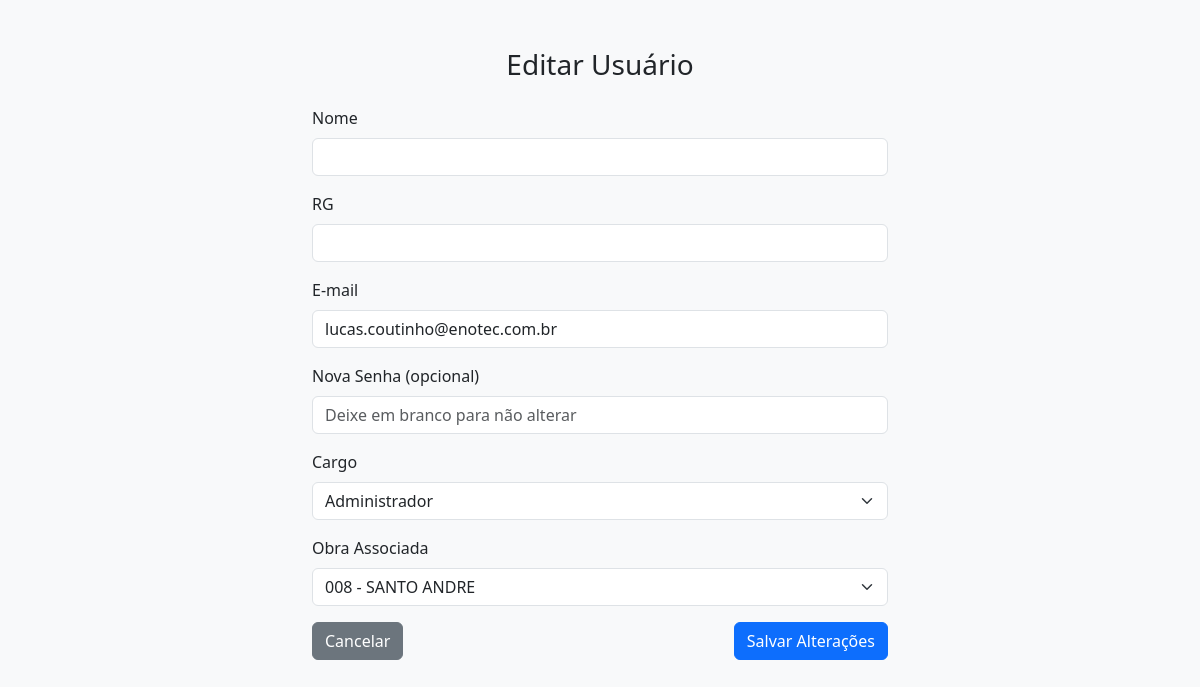
/usuarios/3/editar, run on an earlier commit of the app's database.
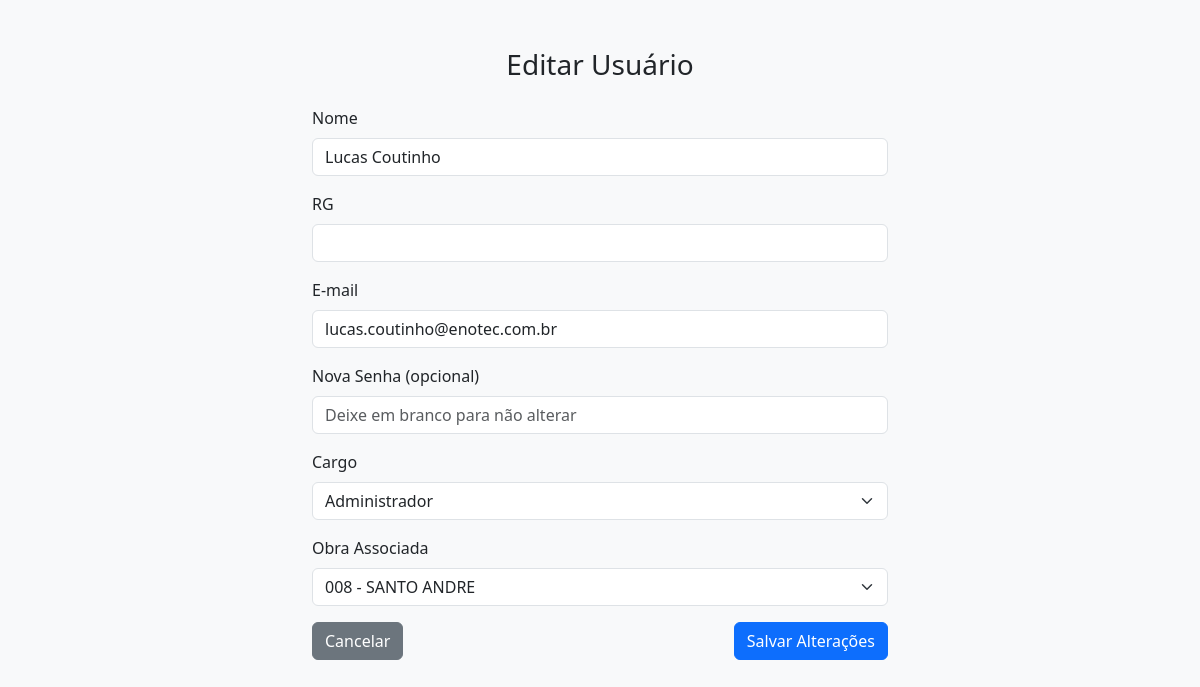
And on a later commit of the database.
### app/models.py (models this page shows)
class User(db.Model):
    id = db.Column(db.Integer, primary_key=True)
    nome = db.Column(db.String(100), nullable=True)  # <-- temporariamente
    email = db.Column(db.String(120), unique=True, nullable=False)
    password = db.Column(db.String(120), nullable=False)
    cargo = db.Column(db.String(50), default="usuario")
    rg = db.Column(db.String(20), nullable=True)  # ✅ Adicionado aqui
    obra_id = db.Column(db.Integer, db.ForeignKey('obra.id'))
    obra = db.relationship('Obra', backref='usuarios')

class Obra(db.Model):
    id = db.Column(db.Integer, primary_key=True)
    nome = db.Column(db.String(100), nullable=False)
    descricao = db.Column(db.Text)
    endereco = db.Column(db.String(255))
    responsavel = db.Column(db.String(100))
    data_inicio = db.Column(db.Date)
    data_fim = db.Column(db.Date)
    criado_em = db.Column(db.DateTime, default=datetime.utcnow)

### app/auth/routes.py (the view, shortened to what this page needs)
@auth_bp.route('/usuarios/<int:user_id>/editar', methods=['GET', 'POST'])
def editar_usuario(user_id):
    usuario = User.query.get_or_404(user_id)
    obras = Obra.query.all()
    return render_template('usuarios/editar_usuario.html', usuario=usuario, obras=obras)

### templates/usuarios/editar_usuario.html (shortened to what this page needs)
<!DOCTYPE html>
<html lang="pt-br">
<head>
  <link href="https://cdn.jsdelivr.net/npm/bootstrap@5.3.0/dist/css/bootstrap.min.css" rel="stylesheet" />
</head>
<body class="bg-light">
  <div class="container mt-5" style="max-width: 600px;">
    <h3 class="mb-4 text-center">Editar Usuário</h3>
    <form method="POST">
      <div class="mb-3">
        <label for="nome" class="form-label">Nome</label>
       <input type="text" class="form-control" id="nome" name="nome" value="{{ usuario.nome or '' }}" required>
      </div>
      <div class="mb-3">
        <label for="rg" class="form-label">RG</label>
        <input type="text" class="form-control" id="rg" name="rg" value="{{ usuario.rg or '' }}">
      </div>
      <div class="mb-3">
        <label for="email" class="form-label">E-mail</label>
        <input type="email" name="email" class="form-control" value="{{ usuario.email }}" required>
      </div>
      <div class="mb-3">
        <label for="senha" class="form-label">Nova Senha (opcional)</label>
        <input type="password" name="senha" class="form-control" placeholder="Deixe em branco para não alterar">
      </div>
      <div class="mb-3">
        <label for="cargo" class="form-label">Cargo</label>
        <select name="cargo" class="form-select" required>
          <option value="admin" {% if usuario.cargo=='admin' %}selected{% endif %}>Administrador</option>
        </select>
      </div>
      <div class="mb-3">
        <label for="obra_id" class="form-label">Obra Associada</label>
        <select name="obra_id" class="form-select">
          {% for obra in obras %}
          <option value="{{ obra.id }}" {% if usuario.obra_id==obra.id %}selected{% endif %}>{{ obra.nome }}</option>
          {% endfor %}
        </select>
      </div>
      <div class="d-flex justify-content-between">
        <a href="{{ url_for('auth.gerenciar_usuarios') }}" class="btn btn-secondary">Cancelar</a>
        <button type="submit" class="btn btn-primary">Salvar Alterações</button>
      </div>
    </form>
  </div>
</body>
</html>

What changed in the data, as far as the page shows it:
changed User "lucas.coutinho@enotec.com.br": nome (not shown) → "Lucas Coutinho"
